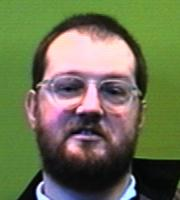
#> input picture faces/training/Hombre/9326871.11.jpg, 180 x 200 px; its folder holds only this picture in this run
$ python training.py
#> lines starting #> are read from the running program, lines starting #| are printed output that depends on the picture
### local_binary_patterns.py
# import the necessary packages
from skimage import feature
import numpy as np

class LocalBinaryPatterns:
	def __init__(self, numPoints, radius):
		#numero de puntos que conforman el vecindario circular
		self.numPoints = numPoints
		#radio del circulo
		self.radius = radius

	def describe(self, image, eps=1e-7):
		# compute the Local Binary Pattern representation
		# of the image, and then use the LBP representation
		# to build the histogram of patterns
		lbp = feature.local_binary_pattern(image, self.numPoints,
			self.radius, method="uniform")
		#construct the actual feature vector
		(hist, _) = np.histogram(lbp.ravel(),
			bins=np.arange(0, self.numPoints + 3),
			range=(0, self.numPoints + 2))

		# normalize the histogram
		hist = hist.astype("float")
		hist /= (hist.sum() + eps)

		# return the histogram of Local Binary Patterns
		return hist

### training.py
from local_binary_patterns import LocalBinaryPatterns
from sklearn.svm import LinearSVC
from imutils import paths
import pickle
#opencv
import cv2

# initialize the local binary patterns descriptor along with
# the data and label lists
desc = LocalBinaryPatterns(24, 8)
data = []
labels = []


# loop over the training images
for imagePath in paths.list_images("faces/training"):
	# load the image, convert it to grayscale, and describe it
	image = cv2.imread(imagePath)
#> image is the input picture: shape (200, 180, 3); mean B, G, R 82.1, 113.7, 108.3
	gray = cv2.cvtColor(image, cv2.COLOR_BGR2GRAY)
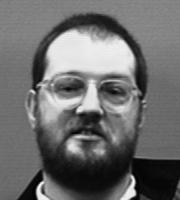
#> gray: shape (200, 180); min 0, max 251, mean 108.5
	hist = desc.describe(gray)
#> in describe, `lbp = feature.local_binary_pattern(image, self.numPoints, self.radius,..`:
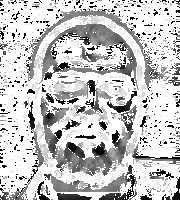
#> lbp: shape (200, 180) float64; min 0, max 25, mean 19.3; drawn with min black and max white
#> in describe, `(hist, _) = np.histogram(lbp.ravel(), bins=np.arange(0, self.numPoints..`: hist = 26 values, max 20730 at index 25, min 202 at index 18, mean 1384.6
#> in describe, `hist /= (hist.sum() + eps)`: hist = 26 values, max 0.576 at index 25, min 0.00561 at index 18, mean 0.0385

	# extract the label from the image path, then update the
	# label and data lists
	labels.append(imagePath.split("/")[-2])
	data.append(hist)
#> pass 2 of the loop `for imagePath in paths.list_images("faces/training"):`:
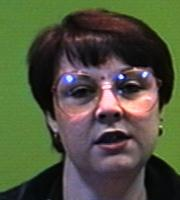
#> input picture faces/training/Mujer/9336923.1.jpg, 180 x 200 px
#> image is the input picture: shape (200, 180, 3); mean B, G, R 62.3, 84.8, 80.7
#> `gray = cv2.cvtColor(image, cv2.COLOR_BGR2GRAY)`:
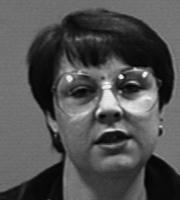
#> gray: shape (200, 180); min 1, max 251, mean 81
#> in describe (call 2), `lbp = feature.local_binary_pattern(image, self.numPoints, self.radius,..`:
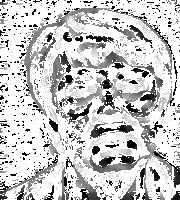
#> lbp: shape (200, 180) float64; min 0, max 25, mean 19.6; drawn with min black and max white
#> in describe (call 2), `(hist, _) = np.histogram(lbp.ravel(), bins=np.arange(0, self.numPoints..`: hist = 26 values, max 21405 at index 25, min 246 at index 18, mean 1384.6
#> in describe (call 2), `hist /= (hist.sum() + eps)`: hist = 26 values, max 0.595 at index 25, min 0.00683 at index 18, mean 0.0385

# train a Linear SVM on the data
model = LinearSVC(C=100.0, random_state=42)
model.fit(data, labels)


pickle.dump(model, open("model.save", 'wb'))
